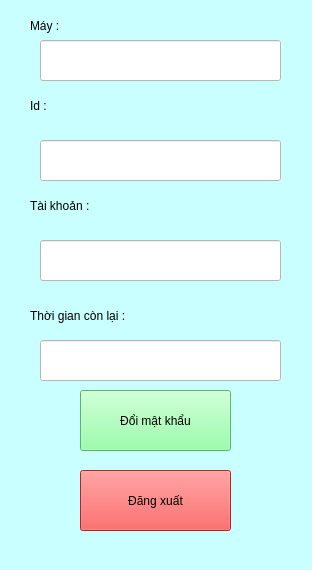
<?xml version="1.0" encoding="UTF-8"?>
<ui version="4.0">
 <class>MainWindow</class>
 <widget class="QMainWindow" name="MainWindow">
  <property name="geometry">
   <rect>
    <x>0</x>
    <y>0</y>
    <width>312</width>
    <height>570</height>
   </rect>
  </property>
  <property name="windowTitle">
   <string>❤️</string>
  </property>
  <property name="styleSheet">
   <string notr="true">background-color: rgb(202, 255, 255);</string>
  </property>
  <widget class="QWidget" name="centralwidget">
   <widget class="QLabel" name="label">
    <property name="geometry">
     <rect>
      <x>30</x>
      <y>10</y>
      <width>51</width>
      <height>31</height>
     </rect>
    </property>
    <property name="styleSheet">
     <string notr="true">font: 12pt &quot;MS Shell Dlg 2&quot;;</string>
    </property>
    <property name="text">
     <string>Máy :</string>
    </property>
   </widget>
   <widget class="QLabel" name="label_2">
    <property name="geometry">
     <rect>
      <x>30</x>
      <y>190</y>
      <width>141</width>
      <height>31</height>
     </rect>
    </property>
    <property name="styleSheet">
     <string notr="true">font: 12pt &quot;MS Shell Dlg 2&quot;;</string>
    </property>
    <property name="text">
     <string>Tài khoản :</string>
    </property>
   </widget>
   <widget class="QLabel" name="label_3">
    <property name="geometry">
     <rect>
      <x>30</x>
      <y>300</y>
      <width>161</width>
      <height>31</height>
     </rect>
    </property>
    <property name="styleSheet">
     <string notr="true">font: 12pt &quot;MS Shell Dlg 2&quot;;</string>
    </property>
    <property name="text">
     <string>Thời gian còn lại :</string>
    </property>
   </widget>
   <widget class="QPushButton" name="doimk_btn">
    <property name="geometry">
     <rect>
      <x>80</x>
      <y>390</y>
      <width>151</width>
      <height>61</height>
     </rect>
    </property>
    <property name="styleSheet">
     <string notr="true">background-color: rgb(125, 255, 147);</string>
    </property>
    <property name="text">
     <string>Đổi mật khẩu</string>
    </property>
   </widget>
   <widget class="QLineEdit" name="idmay_text">
    <property name="enabled">
     <bool>false</bool>
    </property>
    <property name="geometry">
     <rect>
      <x>40</x>
      <y>40</y>
      <width>241</width>
      <height>41</height>
     </rect>
    </property>
    <property name="styleSheet">
     <string notr="true">background-color: rgb(255, 255, 255);</string>
    </property>
   </widget>
   <widget class="QLineEdit" name="user_txt">
    <property name="enabled">
     <bool>false</bool>
    </property>
    <property name="geometry">
     <rect>
      <x>40</x>
      <y>240</y>
      <width>241</width>
      <height>41</height>
     </rect>
    </property>
    <property name="styleSheet">
     <string notr="true">background-color: rgb(255, 255, 255);</string>
    </property>
   </widget>
   <widget class="QLineEdit" name="timeleft_text">
    <property name="enabled">
     <bool>false</bool>
    </property>
    <property name="geometry">
     <rect>
      <x>40</x>
      <y>340</y>
      <width>241</width>
      <height>41</height>
     </rect>
    </property>
    <property name="styleSheet">
     <string notr="true">background-color: rgb(255, 255, 255);</string>
    </property>
   </widget>
   <widget class="QPushButton" name="logout_btn">
    <property name="geometry">
     <rect>
      <x>80</x>
      <y>470</y>
      <width>151</width>
      <height>61</height>
     </rect>
    </property>
    <property name="styleSheet">
     <string notr="true">background-color: rgb(255, 46, 46);</string>
    </property>
    <property name="text">
     <string>Đăng xuất</string>
    </property>
   </widget>
   <widget class="QLabel" name="label_4">
    <property name="geometry">
     <rect>
      <x>30</x>
      <y>90</y>
      <width>141</width>
      <height>31</height>
     </rect>
    </property>
    <property name="styleSheet">
     <string notr="true">font: 12pt &quot;MS Shell Dlg 2&quot;;</string>
    </property>
    <property name="text">
     <string>Id :</string>
    </property>
   </widget>
   <widget class="QLineEdit" name="idkh_txt">
    <property name="enabled">
     <bool>false</bool>
    </property>
    <property name="geometry">
     <rect>
      <x>40</x>
      <y>140</y>
      <width>241</width>
      <height>41</height>
     </rect>
    </property>
    <property name="styleSheet">
     <string notr="true">background-color: rgb(255, 255, 255);</string>
    </property>
   </widget>
  </widget>
  <widget class="QStatusBar" name="statusbar"/>
 </widget>
 <resources/>
 <connections/>
</ui>
